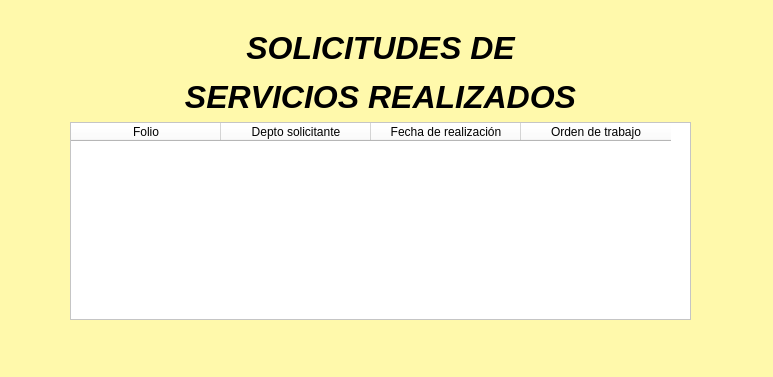
<?xml version="1.0" encoding="UTF-8"?>
<ui version="4.0">
 <class>SolicitudesRealizadas</class>
 <widget class="QMainWindow" name="SolicitudesRealizadas">
  <property name="geometry">
   <rect>
    <x>0</x>
    <y>0</y>
    <width>773</width>
    <height>377</height>
   </rect>
  </property>
  <property name="windowTitle">
   <string>MainWindow</string>
  </property>
  <property name="styleSheet">
   <string notr="true">background-color: rgb(255, 249, 171);</string>
  </property>
  <widget class="QWidget" name="centralwidget">
   <widget class="QWidget" name="layoutWidget">
    <property name="geometry">
     <rect>
      <x>70</x>
      <y>30</y>
      <width>621</width>
      <height>290</height>
     </rect>
    </property>
    <layout class="QGridLayout" name="gridLayout">
     <item row="0" column="0">
      <widget class="QLabel" name="label_4">
       <property name="whatsThis">
        <string>&lt;html&gt;&lt;head/&gt;&lt;body&gt;&lt;p align=&quot;center&quot;&gt;&lt;br/&gt;&lt;/p&gt;&lt;/body&gt;&lt;/html&gt;</string>
       </property>
       <property name="text">
        <string>&lt;html&gt;&lt;head/&gt;&lt;body&gt;&lt;p align=&quot;center&quot;&gt;&lt;span style=&quot; font-size:24pt; font-weight:600; font-style:italic;&quot;&gt;SOLICITUDES DE&lt;/span&gt;&lt;/p&gt;&lt;p align=&quot;center&quot;&gt;&lt;span style=&quot; font-size:24pt; font-weight:600; font-style:italic;&quot;&gt;SERVICIOS REALIZADOS&lt;/span&gt;&lt;/p&gt;&lt;/body&gt;&lt;/html&gt;</string>
       </property>
      </widget>
     </item>
     <item row="1" column="0">
      <widget class="QTableWidget" name="tableWidget_5">
       <property name="styleSheet">
        <string notr="true">background-color: rgb(255, 255, 255);</string>
       </property>
       <attribute name="horizontalHeaderDefaultSectionSize">
        <number>150</number>
       </attribute>
       <column>
        <property name="text">
         <string>Folio</string>
        </property>
       </column>
       <column>
        <property name="text">
         <string>Depto solicitante</string>
        </property>
       </column>
       <column>
        <property name="text">
         <string>Fecha de realización</string>
        </property>
       </column>
       <column>
        <property name="text">
         <string>Orden de trabajo</string>
        </property>
       </column>
      </widget>
     </item>
    </layout>
   </widget>
  </widget>
  <widget class="QStatusBar" name="statusbar"/>
 </widget>
 <resources/>
 <connections/>
</ui>
